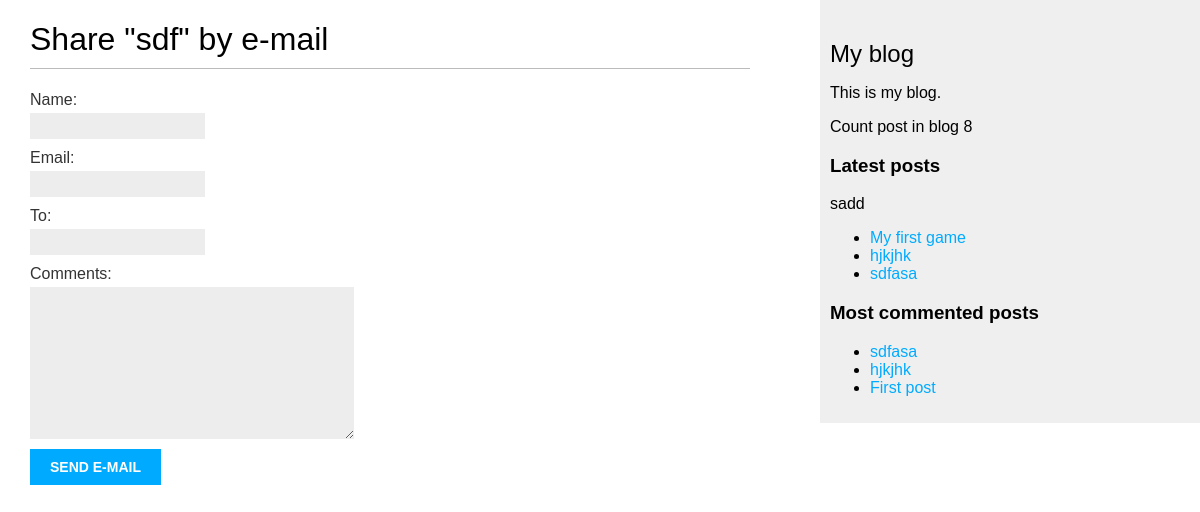
/blog/2/share/, run on the app's committed database.
### blog/models.py (models this page shows, shortened)
class Post (models.Model):
    tags = TaggableManager()
    objects = models.Manager()
    published = PublishedManager()
    STATUS_CHOICES = (
        ('draft', 'DRAFT'),
        ('published', 'Published'),
    )
    title = models.CharField(max_length=250)
    slug = models.SlugField(max_length=250,
                            unique_for_date='publish')
    author = models.ForeignKey(User,
                               on_delete=models.CASCADE,
                               related_name='blog_posts')
    body = models.TextField()
    publish = models.DateTimeField(default=timezone.now)
    created = models.DateTimeField(auto_now_add=True)
    updated = models.DateTimeField(auto_now=True)
    status = models.CharField(max_length=10,
                              choices=STATUS_CHOICES,
                              default='draft')
    class Meta:
        ordering = ('-publish',)
    def get_absolute_url(self):
        return reverse('blog:post_detail',
                       args=[self.publish.year,
                             self.publish.month,
                             self.publish.day, self.slug])

### blog/views.py (the view)
def post_share(request, post_id):
    post = get_object_or_404(Post, id=post_id,
                             status='published')
    sent = False
    if request.method == 'POST':
        form = EmailPostForm(request.POST)
        if form.is_valid():
            cd = form.cleaned_data
            post_url = request.build_absolute_uri(
                post.get_absolute_url())
            subject = f"{cd['name']} recommends you read " \
                      f"{post.title}"
            message = f"Read {post.title} at {post_url}\n\n" \
                      f"{cd['name']}\'s comments: {cd['comments']}"
            send_mail(subject, message, 'admin@myblog.com',
                      [cd['to']])
            sent = True
    else:
        form = EmailPostForm()
    return render(request, 'blog/post/share.html',
                  {'post': post,
                   'form': form,
                   'sent': sent})

### blog/forms.py
class EmailPostForm(forms.Form):
    name = forms.CharField(max_length=25)
    email = forms.EmailField()
    to = forms.EmailField()
    comments = forms.CharField(required=False,
                               widget=forms.Textarea)

### blog/models.py (called while the page is built)
    def get_queryset(self):
        return super(PublishedManager,
                     self).get_queryset().\
            filter(status="published")

### blog/templatetags/blog_tags.py (called while the page is built)
@register.simple_tag
def total_posts():
    return Post.published.count()

@register.inclusion_tag('blog/post/latest_posts.html')
def show_latest_posts(count=5):
    latest_post = Post.published.order_by('-publish')[:count]
    return {'latest_posts': latest_post}

@register.simple_tag()
def get_most_commented_posts(count=5):
    return Post.published.annotate(
        total_comments=Count('comments')
    ).order_by('-total_comments')[:count]

### blog/templates/blog/post/share.html (shortened to what this page needs)
{% extends "blog/base.html" %}
{% block content %}
    {% if sent %}
        <h1>E-mail successfully sent</h1>
        <p>
            "{{ post.title }}" was successfully sent to {{ form.cleaned_data.to }}.
        </p>
    {% else %}
        <h1>Share "{{ post.title }}" by e-mail</h1>
        <form method="post">
            {{ form.as_table }}
            <input type="submit" value="Send e-mail">
        </form>
    {% endif %}
{% endblock %}

### blog/templates/blog/base.html (shortened to what this page needs)
{% load blog_tags %}
{% load static %}
<!DOCTYPE html>
<html lang="en">
    <head>
        <link href="{% static "css/blog.css" %}" rel="stylesheet">
    </head>
    <body>
        <div id="content">
            {% block content %}
            {% endblock %}
        </div>
        <div id="sidebar">
            <h2>My blog</h2>
            <p>This is my blog.</p>
            <p>Count post in blog {% total_posts %}</p>
            <h3>Latest posts</h3>
            {% show_latest_posts 3 %}
            <h3>Most commented posts</h3>
            {% get_most_commented_posts 3 as most_commentes_posts %}
            <ul>
                {% for post in most_commentes_posts %}
                    <li>
                        <a href="{{ post.get_absolute_url }}">{{ post.title }}</a>
                    </li>
                {% endfor %}
            </ul>
        </div>
    </body>
</html>

### blog/templates/blog/post/latest_posts.html
sadd
<ul>
    {% for post in latest_posts %}
        <li>
            <a href="{{ post.get_absolute_url }}">{{ post.title }}</a>
        </li>
    {% endfor %}
</ul>

### blog/static/css/blog.css (style rules this page uses)
body { margin:0; padding:0; font-family:helvetica, sans-serif; }
a { color:#00abff; text-decoration:none; }
h1 { font-weight:normal; border-bottom:1px solid #bbb; padding:0 0 10px 0; }
h2 { font-weight:normal; margin:30px 0 0; }
#content { float:left; width:60%; padding:0 0 0 30px; }
#sidebar { float:right; width:30%; padding:10px; background:#efefef; height:100%; }
label { float:left; clear:both; color:#333; margin-bottom:4px; }
input, textarea { clear:both; float:left; margin:0 0 10px; background:#ededed; border:0; padding:6px 10px; font-size:12px; }
input[type=submit] { font-weight:bold; background:#00abff; color:#fff; padding:10px 20px; font-size:14px; text-transform:uppercase; }

### data on the page
Post: title "sdf"
Post: title "My first game"
Post: title "hjkjhk"
Post: title "sdfasa"
Post: title "First post"
